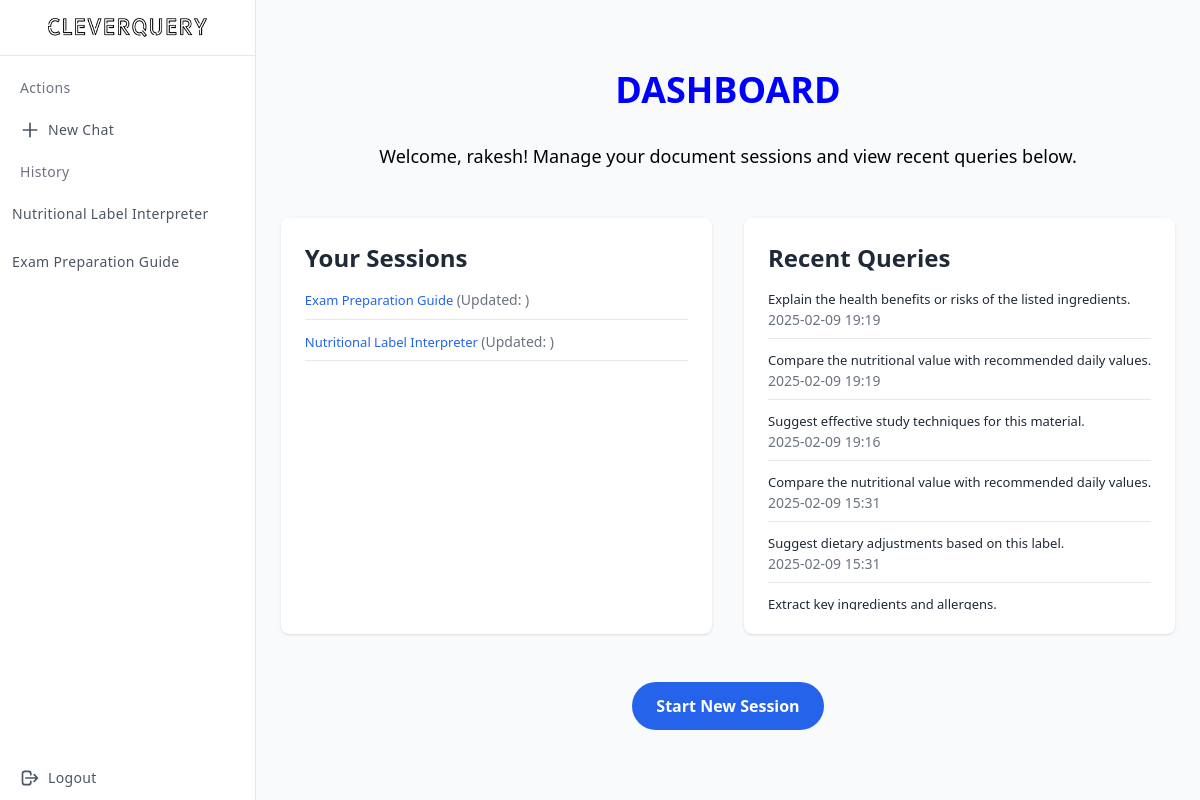
The page /dashboard/ (signed in) on the database its author committed.
### core/models.py (models this page shows, shortened)
class Session(models.Model):
    user = models.ForeignKey(User, on_delete=models.CASCADE)
    title = models.CharField(max_length=255)
    created_at = models.DateTimeField(auto_now_add=True)

class Query(models.Model):
    session = models.ForeignKey(Session, on_delete=models.CASCADE)
    question = models.TextField()
    answer = models.TextField()
    asked_at = models.DateTimeField(auto_now_add=True)

### core/views.py (the view)
# urls.py: path("dashboard/", views.dashboard, name="dashboard"),
@login_required
def dashboard(request):
    sessions = Session.objects.filter(user=request.user)
    recent_queries = Query.objects.filter(session__in=sessions).order_by("-asked_at")[:10]
    return render(
        request,
        "dashboard.html",
        {"sessions": sessions, "recent_queries": recent_queries},
    )

### core/context_processors.py (called while the page is built)
def user_sessions(request):
    if request.user.is_authenticated:
        return {"sessions": Session.objects.filter(user=request.user)}
    return {"sessions": []}

### core/templates/dashboard.html (shortened to what this page needs)
{% extends 'base.html' %}
{% block content %}
<div class="container mx-auto px-4 py-10">
    <h1 class="text-4xl font-extrabold text-center mb-8">Dashboard</h1>
    <p class="text-lg text-center mb-12">
        Welcome, {{ user.username }}! Manage your document sessions and view recent queries below.
    </p>
    <div class="grid grid-cols-1 md:grid-cols-2 gap-8 mb-12">
        <div class="bg-white shadow rounded-lg p-6">
            <h2 class="text-2xl font-semibold mb-4 text-gray-800">Your Sessions</h2>
            <div class="h-80 overflow-y-scroll scrollbar-hide" style="scrollbar-width: none; -ms-overflow-style: none;">
                <ul class="space-y-3">
                    {% for session in sessions %}
                        <li class="border-b pb-2">
                            <a href="{% url 'session_detail' session.id %}" class="text-blue-600 hover:underline font-medium">
                                {{ session.title }}
                            </a>
                            <span class="text-sm text-gray-500"> (Updated: {{ session.updated_at|date:"Y-m-d" }})</span>
                        </li>
                    {% empty %}
                        <li>No sessions found. <a href="{% url 'create_session' %}" class="text-blue-600 hover:underline">Create one now</a>.</li>
                    {% endfor %}
                </ul>
            </div>
        </div>
        <div class="bg-white shadow rounded-lg p-6">
            <h2 class="text-2xl font-semibold mb-4 text-gray-800">Recent Queries</h2>
            <div class="h-80 overflow-y-scroll scrollbar-hide" style="scrollbar-width: none; -ms-overflow-style: none;">
                <ul class="space-y-3">
                    {% for query in recent_queries %}
                        <li class="border-b pb-2">
                            <p class="text-gray-800">{{ query.question }}</p>
                            <span class="text-sm text-gray-500">{{ query.asked_at|date:"Y-m-d H:i" }}</span>
                        </li>
                    {% empty %}
                        <li>No recent queries.</li>
                    {% endfor %}
                </ul>
            </div>
        </div>
    </div>
    <div class="text-center">
        <a href="/home" class="inline-block bg-blue-600 text-white px-6 py-3 rounded-full font-semibold hover:bg-blue-700 transition">
            Start New Session
        </a>
    </div>
</div>
{% endblock %}

### core/templates/base.html (shortened to what this page needs)
<!DOCTYPE html>
<html lang="en">
<head>
    <link rel="stylesheet" href="/static/styles.css">
    <script src="https://cdn.tailwindcss.com"></script>
</head>
<body>
{% if user.is_authenticated %}
  <div class="min-h-screen flex flex-col flex-auto flex-shrink-0 antialiased bg-gray-50 text-gray-800">
    <div class="fixed flex flex-col top-0 left-0 w-64 bg-white h-full border-r">
        <div class="flex items-center justify-center h-14 border-b">
        <a href="/dashboard"><img class="p-12" src="/static/logo.png" alt="CleverQuery"/></a>
        </div>
        <div class="overflow-y-auto overflow-x-hidden flex-grow">
        <ul class="flex flex-col py-4 space-y-1">
            <li class="px-5">
                <div class="flex flex-row items-center h-8">
                    <div class="text-sm font-light tracking-wide text-gray-500">Actions</div>
                </div>
                </li>
                <li>
                <a href="/home" class="relative flex flex-row items-center h-11 focus:outline-none hover:bg-gray-50 text-gray-600 hover:text-gray-800 border-l-4 border-transparent hover:border-indigo-500 pr-6">
                    <span class="inline-flex justify-center items-center ml-4">
                        <svg class="w-5 h-5" fill="none" stroke="currentColor" viewBox="0 0 24 24" xmlns="http://www.w3.org/2000/svg"><path stroke-linecap="round" stroke-linejoin="round" stroke-width="2" d="M12 4v16m8-8H4"></path></svg>
                    </span>
                    <span class="ml-2 text-sm tracking-wide truncate">New Chat</span>
                </a>
                </li>
            <li class="px-5">
            <div class="flex flex-row items-center h-8">
                <div class="text-sm font-light tracking-wide text-gray-500">History</div>
            </div>
            {% for session in sessions reversed %}
            </li>
            <li>
            <a href="/session/{{ session.id }}" class="relative flex flex-row items-center h-11 focus:outline-none hover:bg-gray-50 text-gray-600 hover:text-gray-800 border-l-4 border-transparent hover:border-indigo-500 pr-6 ">
                <span class="ml-2 text-sm tracking-wide truncate">{{ session.title }}</span>
            </a>
            </li>
            {% endfor %}
            <div class="fixed bottom-0 left-0 w-64 bg-white border-r">
                <a href="/logout" class="relative flex flex-row items-center h-11 focus:outline-none hover:bg-gray-50 text-gray-600 hover:text-gray-800 border-l-4 border-transparent hover:border-indigo-500 pr-6">
                    <span class="inline-flex justify-center items-center ml-4">
                        <svg class="w-5 h-5" fill="none" stroke="currentColor" viewBox="0 0 24 24" xmlns="http://www.w3.org/2000/svg"><path stroke-linecap="round" stroke-linejoin="round" stroke-width="2" d="M17 16l4-4m0 0l-4-4m4 4H7m6 4v1a3 3 0 01-3 3H6a3 3 0 01-3-3V7a3 3 0 013-3h4a3 3 0 013 3v1"></path></svg>
                    </span>
                    <span class="ml-2 text-sm tracking-wide truncate">Logout</span>
                    </a>
            </div>
        </ul>
    </div>
</div>
{% endif %}
    <div class="content flex flex-col right-0 {% if user.is_authenticated %}ml-64{% endif %} text-white h-full" id="content">
        {% block content %}
        {% endblock %}
    </div>
    </div>
</body>
</html>

### core/static/styles.css (style rules this page uses)
.container { width: 100%; height: 100vh; display: flex; flex-direction: column; justify-content: center; align-items: center; }
h1 { font-size: 100px; text-transform: uppercase; margin-bottom: 0.8rem; color: Blue; outline: none; text-align: center; }
p { font-size: small; color: #000; text-align: left; }
li { font-size: small; text-align: left; color: black; }

### rows shown on the page
Session: title "Nutritional Label Interpreter"
Session: title "Exam Preparation Guide"
Query: question "Explain the health benefits or risks of the listed ingredients.", asked_at "2025-02-09 19:19"
Query: question "Compare the nutritional value with recommended daily values.", asked_at "2025-02-09 19:19"
Query: question "Suggest effective study techniques for this material.", asked_at "2025-02-09 19:16"
Query: question "Compare the nutritional value with recommended daily values.", asked_at "2025-02-09 15:31"
Query: question "Suggest dietary adjustments based on this label.", asked_at "2025-02-09 15:31"
Query: question "Extract key ingredients and allergens."

### other values the page prints
{{ user.username }} "rakesh"
